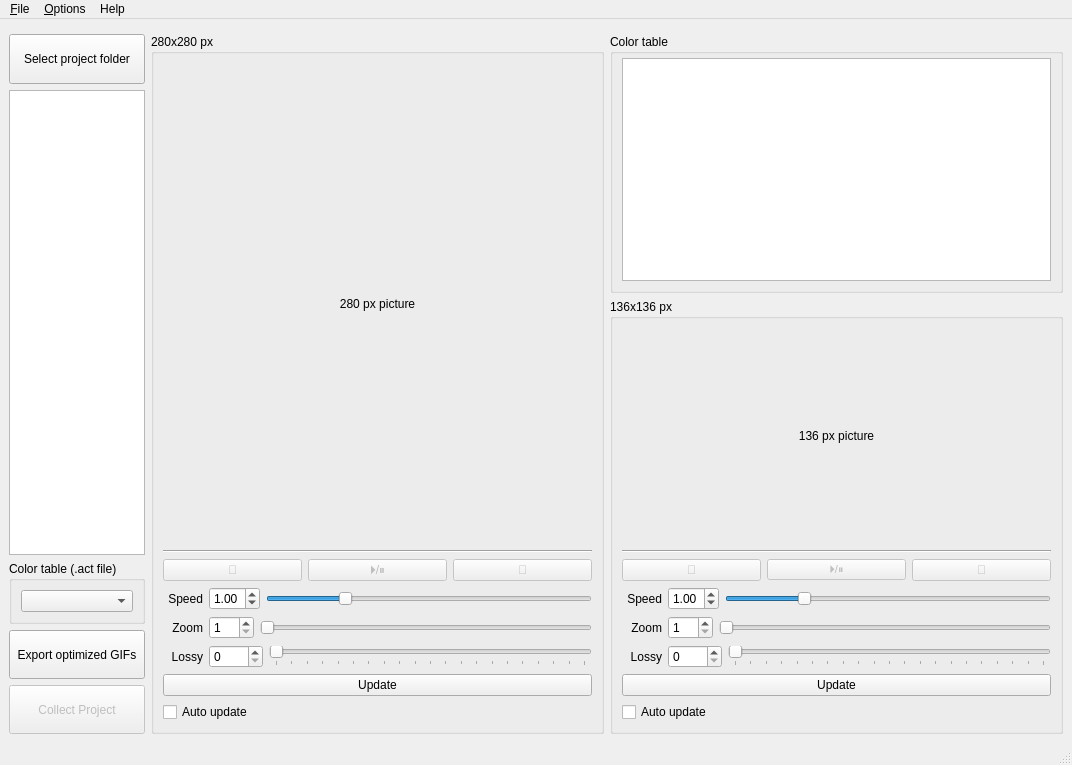
<?xml version="1.0" encoding="UTF-8"?>
<ui version="4.0">
 <class>MainWindow</class>
 <widget class="QMainWindow" name="MainWindow">
  <property name="geometry">
   <rect>
    <x>0</x>
    <y>0</y>
    <width>1072</width>
    <height>765</height>
   </rect>
  </property>
  <property name="windowTitle">
   <string>MainWindow</string>
  </property>
  <widget class="QWidget" name="centralwidget">
   <layout class="QVBoxLayout" name="verticalLayout_2">
    <property name="topMargin">
     <number>9</number>
    </property>
    <item>
     <widget class="Line" name="separator_topshelf"/>
    </item>
    <item>
     <layout class="QHBoxLayout" name="layout3in1">
      <item>
       <layout class="QVBoxLayout" name="layout_fileops">
        <property name="sizeConstraint">
         <enum>QLayout::SetNoConstraint</enum>
        </property>
        <item>
         <widget class="QPushButton" name="btn_input_folder">
          <property name="sizePolicy">
           <sizepolicy hsizetype="Preferred" vsizetype="Fixed">
            <horstretch>0</horstretch>
            <verstretch>0</verstretch>
           </sizepolicy>
          </property>
          <property name="minimumSize">
           <size>
            <width>0</width>
            <height>50</height>
           </size>
          </property>
          <property name="text">
           <string>Select project folder</string>
          </property>
         </widget>
        </item>
        <item>
         <widget class="QListView" name="list_videoslist">
          <property name="sizePolicy">
           <sizepolicy hsizetype="Ignored" vsizetype="Expanding">
            <horstretch>0</horstretch>
            <verstretch>0</verstretch>
           </sizepolicy>
          </property>
          <property name="selectionMode">
           <enum>QAbstractItemView::ExtendedSelection</enum>
          </property>
         </widget>
        </item>
        <item>
         <widget class="QGroupBox" name="groupb_colortable">
          <property name="sizePolicy">
           <sizepolicy hsizetype="Preferred" vsizetype="Preferred">
            <horstretch>0</horstretch>
            <verstretch>0</verstretch>
           </sizepolicy>
          </property>
          <property name="title">
           <string>Color table (.act file)</string>
          </property>
          <layout class="QVBoxLayout" name="verticalLayout_6">
           <item>
            <widget class="QComboBox" name="dropdown_colortable">
             <property name="sizePolicy">
              <sizepolicy hsizetype="Ignored" vsizetype="Fixed">
               <horstretch>0</horstretch>
               <verstretch>0</verstretch>
              </sizepolicy>
             </property>
            </widget>
           </item>
          </layout>
         </widget>
        </item>
        <item>
         <widget class="QPushButton" name="btn_export">
          <property name="sizePolicy">
           <sizepolicy hsizetype="Preferred" vsizetype="Fixed">
            <horstretch>0</horstretch>
            <verstretch>0</verstretch>
           </sizepolicy>
          </property>
          <property name="minimumSize">
           <size>
            <width>0</width>
            <height>49</height>
           </size>
          </property>
          <property name="text">
           <string>Export optimized GIFs</string>
          </property>
         </widget>
        </item>
        <item>
         <widget class="QPushButton" name="btn_collect">
          <property name="enabled">
           <bool>false</bool>
          </property>
          <property name="minimumSize">
           <size>
            <width>0</width>
            <height>49</height>
           </size>
          </property>
          <property name="text">
           <string>Collect Project</string>
          </property>
         </widget>
        </item>
       </layout>
      </item>
      <item>
       <layout class="QVBoxLayout" name="layout_280">
        <item>
         <widget class="QGroupBox" name="layout_gif280">
          <property name="sizePolicy">
           <sizepolicy hsizetype="Preferred" vsizetype="Expanding">
            <horstretch>0</horstretch>
            <verstretch>0</verstretch>
           </sizepolicy>
          </property>
          <property name="title">
           <string>280x280 px</string>
          </property>
          <layout class="QVBoxLayout" name="verticalLayout">
           <property name="spacing">
            <number>6</number>
           </property>
           <property name="bottomMargin">
            <number>9</number>
           </property>
           <item>
            <spacer name="verticalSpacer_2">
             <property name="orientation">
              <enum>Qt::Vertical</enum>
             </property>
             <property name="sizeHint" stdset="0">
              <size>
               <width>20</width>
               <height>40</height>
              </size>
             </property>
            </spacer>
           </item>
           <item>
            <layout class="QGridLayout" name="gridLayout">
             <item row="0" column="0">
              <widget class="QLabel" name="gifplayer280">
               <property name="sizePolicy">
                <sizepolicy hsizetype="Preferred" vsizetype="MinimumExpanding">
                 <horstretch>0</horstretch>
                 <verstretch>0</verstretch>
                </sizepolicy>
               </property>
               <property name="minimumSize">
                <size>
                 <width>280</width>
                 <height>280</height>
                </size>
               </property>
               <property name="text">
                <string>280 px picture</string>
               </property>
               <property name="alignment">
                <set>Qt::AlignCenter</set>
               </property>
              </widget>
             </item>
            </layout>
           </item>
           <item>
            <spacer name="verticalSpacer">
             <property name="orientation">
              <enum>Qt::Vertical</enum>
             </property>
             <property name="sizeHint" stdset="0">
              <size>
               <width>20</width>
               <height>40</height>
              </size>
             </property>
            </spacer>
           </item>
           <item>
            <widget class="Line" name="line">
             <property name="orientation">
              <enum>Qt::Horizontal</enum>
             </property>
            </widget>
           </item>
           <item>
            <layout class="QHBoxLayout" name="layout_playback280">
             <item>
              <widget class="QPushButton" name="btn_fb280">
               <property name="enabled">
                <bool>false</bool>
               </property>
               <property name="minimumSize">
                <size>
                 <width>30</width>
                 <height>0</height>
                </size>
               </property>
               <property name="font">
                <font>
                 <family>Segoe UI Symbol</family>
                </font>
               </property>
               <property name="text">
                <string></string>
               </property>
              </widget>
             </item>
             <item>
              <widget class="QPushButton" name="btn_playpause280">
               <property name="enabled">
                <bool>false</bool>
               </property>
               <property name="minimumSize">
                <size>
                 <width>30</width>
                 <height>0</height>
                </size>
               </property>
               <property name="font">
                <font>
                 <family>Segoe UI Symbol</family>
                </font>
               </property>
               <property name="text">
                <string>⏵/⏸</string>
               </property>
               <property name="checkable">
                <bool>true</bool>
               </property>
              </widget>
             </item>
             <item>
              <widget class="QPushButton" name="btn_ff280">
               <property name="enabled">
                <bool>false</bool>
               </property>
               <property name="minimumSize">
                <size>
                 <width>30</width>
                 <height>0</height>
                </size>
               </property>
               <property name="font">
                <font>
                 <family>Segoe UI Symbol</family>
                </font>
               </property>
               <property name="text">
                <string></string>
               </property>
              </widget>
             </item>
            </layout>
           </item>
           <item>
            <layout class="QHBoxLayout" name="layout_speed280">
             <property name="topMargin">
              <number>0</number>
             </property>
             <item>
              <widget class="QLabel" name="lbl_speed280">
               <property name="minimumSize">
                <size>
                 <width>40</width>
                 <height>0</height>
                </size>
               </property>
               <property name="layoutDirection">
                <enum>Qt::LeftToRight</enum>
               </property>
               <property name="autoFillBackground">
                <bool>false</bool>
               </property>
               <property name="text">
                <string>Speed</string>
               </property>
               <property name="alignment">
                <set>Qt::AlignRight|Qt::AlignTrailing|Qt::AlignVCenter</set>
               </property>
              </widget>
             </item>
             <item>
              <widget class="QDoubleSpinBox" name="spin_speed280">
               <property name="wrapping">
                <bool>false</bool>
               </property>
               <property name="frame">
                <bool>true</bool>
               </property>
               <property name="buttonSymbols">
                <enum>QAbstractSpinBox::UpDownArrows</enum>
               </property>
               <property name="minimum">
                <double>0.100000000000000</double>
               </property>
               <property name="maximum">
                <double>4.000000000000000</double>
               </property>
               <property name="singleStep">
                <double>0.010000000000000</double>
               </property>
               <property name="value">
                <double>1.000000000000000</double>
               </property>
              </widget>
             </item>
             <item>
              <widget class="QSlider" name="slider_speed280">
               <property name="minimum">
                <number>10</number>
               </property>
               <property name="maximum">
                <number>400</number>
               </property>
               <property name="singleStep">
                <number>1</number>
               </property>
               <property name="value">
                <number>100</number>
               </property>
               <property name="orientation">
                <enum>Qt::Horizontal</enum>
               </property>
               <property name="invertedAppearance">
                <bool>false</bool>
               </property>
               <property name="tickPosition">
                <enum>QSlider::NoTicks</enum>
               </property>
              </widget>
             </item>
            </layout>
           </item>
           <item>
            <layout class="QHBoxLayout" name="layout_scale280">
             <item>
              <widget class="QLabel" name="lbl_scale280">
               <property name="minimumSize">
                <size>
                 <width>40</width>
                 <height>0</height>
                </size>
               </property>
               <property name="layoutDirection">
                <enum>Qt::LeftToRight</enum>
               </property>
               <property name="autoFillBackground">
                <bool>false</bool>
               </property>
               <property name="text">
                <string>Zoom</string>
               </property>
               <property name="alignment">
                <set>Qt::AlignRight|Qt::AlignTrailing|Qt::AlignVCenter</set>
               </property>
              </widget>
             </item>
             <item>
              <widget class="QSpinBox" name="spin_scale280">
               <property name="minimumSize">
                <size>
                 <width>45</width>
                 <height>0</height>
                </size>
               </property>
               <property name="minimum">
                <number>1</number>
               </property>
               <property name="maximum">
                <number>7</number>
               </property>
              </widget>
             </item>
             <item>
              <widget class="QSlider" name="slider_scale280">
               <property name="minimum">
                <number>1</number>
               </property>
               <property name="maximum">
                <number>7</number>
               </property>
               <property name="orientation">
                <enum>Qt::Horizontal</enum>
               </property>
              </widget>
             </item>
            </layout>
           </item>
           <item>
            <layout class="QHBoxLayout" name="layout_quality280">
             <item alignment="Qt::AlignRight">
              <widget class="QLabel" name="lbl_quality280">
               <property name="minimumSize">
                <size>
                 <width>40</width>
                 <height>0</height>
                </size>
               </property>
               <property name="frameShape">
                <enum>QFrame::NoFrame</enum>
               </property>
               <property name="frameShadow">
                <enum>QFrame::Plain</enum>
               </property>
               <property name="text">
                <string>Lossy</string>
               </property>
               <property name="alignment">
                <set>Qt::AlignRight|Qt::AlignTrailing|Qt::AlignVCenter</set>
               </property>
              </widget>
             </item>
             <item>
              <widget class="QSpinBox" name="spin_quality280">
               <property name="maximum">
                <number>1024</number>
               </property>
              </widget>
             </item>
             <item>
              <widget class="QSlider" name="slider_quality280">
               <property name="maximum">
                <number>400</number>
               </property>
               <property name="pageStep">
                <number>20</number>
               </property>
               <property name="orientation">
                <enum>Qt::Horizontal</enum>
               </property>
               <property name="tickPosition">
                <enum>QSlider::TicksBelow</enum>
               </property>
               <property name="tickInterval">
                <number>20</number>
               </property>
              </widget>
             </item>
            </layout>
           </item>
           <item>
            <layout class="QVBoxLayout" name="layout_preview280">
             <item>
              <widget class="QPushButton" name="btn_update280">
               <property name="sizePolicy">
                <sizepolicy hsizetype="MinimumExpanding" vsizetype="Fixed">
                 <horstretch>0</horstretch>
                 <verstretch>0</verstretch>
                </sizepolicy>
               </property>
               <property name="text">
                <string>Update</string>
               </property>
              </widget>
             </item>
             <item>
              <layout class="QHBoxLayout" name="horizontalLayout_3">
               <item>
                <widget class="QCheckBox" name="check_livepreview280">
                 <property name="sizePolicy">
                  <sizepolicy hsizetype="Minimum" vsizetype="Minimum">
                   <horstretch>0</horstretch>
                   <verstretch>0</verstretch>
                  </sizepolicy>
                 </property>
                 <property name="text">
                  <string>Auto update</string>
                 </property>
                </widget>
               </item>
              </layout>
             </item>
            </layout>
           </item>
          </layout>
         </widget>
        </item>
       </layout>
      </item>
      <item>
       <layout class="QVBoxLayout" name="layout_136">
        <item>
         <widget class="QGroupBox" name="layout_colortable">
          <property name="title">
           <string>Color table</string>
          </property>
          <layout class="QHBoxLayout" name="horizontalLayout">
           <property name="topMargin">
            <number>4</number>
           </property>
           <item>
            <widget class="QPlainTextEdit" name="plaintext_act_readout">
             <property name="lineWrapMode">
              <enum>QPlainTextEdit::NoWrap</enum>
             </property>
            </widget>
           </item>
          </layout>
         </widget>
        </item>
        <item>
         <widget class="QGroupBox" name="layout_gif136">
          <property name="sizePolicy">
           <sizepolicy hsizetype="Preferred" vsizetype="Expanding">
            <horstretch>0</horstretch>
            <verstretch>0</verstretch>
           </sizepolicy>
          </property>
          <property name="title">
           <string>136x136 px</string>
          </property>
          <layout class="QVBoxLayout" name="verticalLayout_3">
           <item>
            <spacer name="verticalSpacer_3">
             <property name="orientation">
              <enum>Qt::Vertical</enum>
             </property>
             <property name="sizeHint" stdset="0">
              <size>
               <width>20</width>
               <height>40</height>
              </size>
             </property>
            </spacer>
           </item>
           <item>
            <layout class="QGridLayout" name="gridLayout_3">
             <item row="0" column="0">
              <widget class="QLabel" name="gifplayer136">
               <property name="sizePolicy">
                <sizepolicy hsizetype="Preferred" vsizetype="Preferred">
                 <horstretch>0</horstretch>
                 <verstretch>0</verstretch>
                </sizepolicy>
               </property>
               <property name="minimumSize">
                <size>
                 <width>136</width>
                 <height>136</height>
                </size>
               </property>
               <property name="text">
                <string>136 px picture</string>
               </property>
               <property name="alignment">
                <set>Qt::AlignCenter</set>
               </property>
              </widget>
             </item>
            </layout>
           </item>
           <item>
            <spacer name="verticalSpacer_4">
             <property name="orientation">
              <enum>Qt::Vertical</enum>
             </property>
             <property name="sizeHint" stdset="0">
              <size>
               <width>20</width>
               <height>40</height>
              </size>
             </property>
            </spacer>
           </item>
           <item>
            <widget class="Line" name="line_2">
             <property name="orientation">
              <enum>Qt::Horizontal</enum>
             </property>
            </widget>
           </item>
           <item>
            <layout class="QHBoxLayout" name="layout_playback136">
             <item>
              <widget class="QPushButton" name="btn_fb136">
               <property name="enabled">
                <bool>false</bool>
               </property>
               <property name="minimumSize">
                <size>
                 <width>30</width>
                 <height>0</height>
                </size>
               </property>
               <property name="font">
                <font>
                 <family>Segoe UI Symbol</family>
                </font>
               </property>
               <property name="text">
                <string></string>
               </property>
              </widget>
             </item>
             <item>
              <widget class="QPushButton" name="btn_playpause136">
               <property name="enabled">
                <bool>false</bool>
               </property>
               <property name="minimumSize">
                <size>
                 <width>30</width>
                 <height>0</height>
                </size>
               </property>
               <property name="font">
                <font>
                 <family>Segoe UI Symbol</family>
                 <pointsize>8</pointsize>
                 <italic>false</italic>
                 <underline>false</underline>
                 <kerning>true</kerning>
                </font>
               </property>
               <property name="text">
                <string>⏵/⏸</string>
               </property>
               <property name="checkable">
                <bool>true</bool>
               </property>
               <property name="flat">
                <bool>false</bool>
               </property>
              </widget>
             </item>
             <item>
              <widget class="QPushButton" name="btn_ff136">
               <property name="enabled">
                <bool>false</bool>
               </property>
               <property name="minimumSize">
                <size>
                 <width>30</width>
                 <height>0</height>
                </size>
               </property>
               <property name="font">
                <font>
                 <family>Segoe UI Symbol</family>
                </font>
               </property>
               <property name="text">
                <string></string>
               </property>
              </widget>
             </item>
            </layout>
           </item>
           <item>
            <layout class="QHBoxLayout" name="layout_speed136">
             <property name="topMargin">
              <number>0</number>
             </property>
             <item>
              <widget class="QLabel" name="lbl_speed136">
               <property name="minimumSize">
                <size>
                 <width>40</width>
                 <height>0</height>
                </size>
               </property>
               <property name="text">
                <string>Speed</string>
               </property>
               <property name="alignment">
                <set>Qt::AlignRight|Qt::AlignTrailing|Qt::AlignVCenter</set>
               </property>
              </widget>
             </item>
             <item>
              <widget class="QDoubleSpinBox" name="spin_speed136">
               <property name="minimum">
                <double>0.100000000000000</double>
               </property>
               <property name="maximum">
                <double>4.000000000000000</double>
               </property>
               <property name="singleStep">
                <double>0.010000000000000</double>
               </property>
               <property name="value">
                <double>1.000000000000000</double>
               </property>
              </widget>
             </item>
             <item>
              <widget class="QSlider" name="slider_speed136">
               <property name="enabled">
                <bool>true</bool>
               </property>
               <property name="minimum">
                <number>10</number>
               </property>
               <property name="maximum">
                <number>400</number>
               </property>
               <property name="value">
                <number>100</number>
               </property>
               <property name="orientation">
                <enum>Qt::Horizontal</enum>
               </property>
              </widget>
             </item>
            </layout>
           </item>
           <item>
            <layout class="QHBoxLayout" name="layout_scale136">
             <item>
              <widget class="QLabel" name="lbl_scale136">
               <property name="minimumSize">
                <size>
                 <width>40</width>
                 <height>0</height>
                </size>
               </property>
               <property name="text">
                <string>Zoom</string>
               </property>
               <property name="alignment">
                <set>Qt::AlignRight|Qt::AlignTrailing|Qt::AlignVCenter</set>
               </property>
              </widget>
             </item>
             <item>
              <widget class="QSpinBox" name="spin_scale136">
               <property name="minimumSize">
                <size>
                 <width>45</width>
                 <height>0</height>
                </size>
               </property>
               <property name="minimum">
                <number>1</number>
               </property>
               <property name="maximum">
                <number>7</number>
               </property>
              </widget>
             </item>
             <item>
              <widget class="QSlider" name="slider_scale136">
               <property name="minimum">
                <number>1</number>
               </property>
               <property name="maximum">
                <number>7</number>
               </property>
               <property name="value">
                <number>1</number>
               </property>
               <property name="orientation">
                <enum>Qt::Horizontal</enum>
               </property>
              </widget>
             </item>
            </layout>
           </item>
           <item>
            <layout class="QHBoxLayout" name="layout_quality136">
             <item alignment="Qt::AlignRight">
              <widget class="QLabel" name="lbl_quality136">
               <property name="minimumSize">
                <size>
                 <width>40</width>
                 <height>0</height>
                </size>
               </property>
               <property name="text">
                <string>Lossy</string>
               </property>
               <property name="alignment">
                <set>Qt::AlignRight|Qt::AlignTrailing|Qt::AlignVCenter</set>
               </property>
              </widget>
             </item>
             <item>
              <widget class="QSpinBox" name="spin_quality136">
               <property name="maximum">
                <number>1024</number>
               </property>
              </widget>
             </item>
             <item>
              <widget class="QSlider" name="slider_quality136">
               <property name="maximum">
                <number>400</number>
               </property>
               <property name="pageStep">
                <number>20</number>
               </property>
               <property name="orientation">
                <enum>Qt::Horizontal</enum>
               </property>
               <property name="tickPosition">
                <enum>QSlider::TicksBelow</enum>
               </property>
               <property name="tickInterval">
                <number>20</number>
               </property>
              </widget>
             </item>
            </layout>
           </item>
           <item>
            <layout class="QVBoxLayout" name="layout_preview136">
             <item>
              <widget class="QPushButton" name="btn_update136">
               <property name="sizePolicy">
                <sizepolicy hsizetype="MinimumExpanding" vsizetype="Fixed">
                 <horstretch>0</horstretch>
                 <verstretch>0</verstretch>
                </sizepolicy>
               </property>
               <property name="text">
                <string>Update</string>
               </property>
              </widget>
             </item>
             <item>
              <layout class="QHBoxLayout" name="horizontalLayout_2">
               <item>
                <widget class="QCheckBox" name="check_livepreview136">
                 <property name="sizePolicy">
                  <sizepolicy hsizetype="Minimum" vsizetype="Minimum">
                   <horstretch>0</horstretch>
                   <verstretch>0</verstretch>
                  </sizepolicy>
                 </property>
                 <property name="text">
                  <string>Auto update</string>
                 </property>
                </widget>
               </item>
              </layout>
             </item>
            </layout>
           </item>
          </layout>
         </widget>
        </item>
       </layout>
      </item>
     </layout>
    </item>
   </layout>
  </widget>
  <widget class="QMenuBar" name="menubar">
   <property name="geometry">
    <rect>
     <x>0</x>
     <y>0</y>
     <width>1072</width>
     <height>21</height>
    </rect>
   </property>
   <widget class="QMenu" name="menuFile">
    <property name="title">
     <string>&amp;File</string>
    </property>
    <addaction name="actionChooseFolder"/>
    <addaction name="separator"/>
    <addaction name="actionExit"/>
   </widget>
   <widget class="QMenu" name="menuHelp">
    <property name="title">
     <string>Help</string>
    </property>
    <addaction name="actionAbout"/>
   </widget>
   <widget class="QMenu" name="menuOptions">
    <property name="title">
     <string>&amp;Options</string>
    </property>
    <addaction name="actionConfig"/>
    <addaction name="actionDelete_temp_files"/>
    <addaction name="actionShow_console"/>
   </widget>
   <addaction name="menuFile"/>
   <addaction name="menuOptions"/>
   <addaction name="menuHelp"/>
  </widget>
  <widget class="QStatusBar" name="statusbar">
   <property name="enabled">
    <bool>true</bool>
   </property>
   <property name="sizePolicy">
    <sizepolicy hsizetype="Preferred" vsizetype="Maximum">
     <horstretch>0</horstretch>
     <verstretch>0</verstretch>
    </sizepolicy>
   </property>
  </widget>
  <action name="actionChooseFolder">
   <property name="text">
    <string>Choo&amp;se project folder</string>
   </property>
  </action>
  <action name="actionSave">
   <property name="text">
    <string>&amp;Save</string>
   </property>
  </action>
  <action name="actionExit">
   <property name="text">
    <string>E&amp;xit</string>
   </property>
  </action>
  <action name="actionAbout">
   <property name="text">
    <string>About</string>
   </property>
  </action>
  <action name="actionConfig">
   <property name="text">
    <string>C&amp;onfig</string>
   </property>
  </action>
  <action name="actionDelete_temp_files">
   <property name="text">
    <string>&amp;Clean temp files</string>
   </property>
  </action>
  <action name="actionShow_console">
   <property name="text">
    <string>Show &amp;console</string>
   </property>
  </action>
 </widget>
 <resources/>
 <connections>
  <connection>
   <sender>spin_quality136</sender>
   <signal>valueChanged(int)</signal>
   <receiver>slider_quality136</receiver>
   <slot>setValue(int)</slot>
   <hints>
    <hint type="sourcelabel">
     <x>795</x>
     <y>643</y>
    </hint>
    <hint type="destinationlabel">
     <x>847</x>
     <y>640</y>
    </hint>
   </hints>
  </connection>
  <connection>
   <sender>spin_scale136</sender>
   <signal>valueChanged(int)</signal>
   <receiver>slider_scale136</receiver>
   <slot>setValue(int)</slot>
   <hints>
    <hint type="sourcelabel">
     <x>795</x>
     <y>611</y>
    </hint>
    <hint type="destinationlabel">
     <x>845</x>
     <y>610</y>
    </hint>
   </hints>
  </connection>
  <connection>
   <sender>slider_scale136</sender>
   <signal>valueChanged(int)</signal>
   <receiver>spin_scale136</receiver>
   <slot>setValue(int)</slot>
   <hints>
    <hint type="sourcelabel">
     <x>845</x>
     <y>610</y>
    </hint>
    <hint type="destinationlabel">
     <x>795</x>
     <y>611</y>
    </hint>
   </hints>
  </connection>
  <connection>
   <sender>slider_quality136</sender>
   <signal>valueChanged(int)</signal>
   <receiver>spin_quality136</receiver>
   <slot>setValue(int)</slot>
   <hints>
    <hint type="sourcelabel">
     <x>847</x>
     <y>640</y>
    </hint>
    <hint type="destinationlabel">
     <x>795</x>
     <y>643</y>
    </hint>
   </hints>
  </connection>
  <connection>
   <sender>spin_scale280</sender>
   <signal>valueChanged(int)</signal>
   <receiver>slider_scale280</receiver>
   <slot>setValue(int)</slot>
   <hints>
    <hint type="sourcelabel">
     <x>433</x>
     <y>611</y>
    </hint>
    <hint type="destinationlabel">
     <x>494</x>
     <y>610</y>
    </hint>
   </hints>
  </connection>
  <connection>
   <sender>spin_quality280</sender>
   <signal>valueChanged(int)</signal>
   <receiver>slider_quality280</receiver>
   <slot>setValue(int)</slot>
   <hints>
    <hint type="sourcelabel">
     <x>433</x>
     <y>643</y>
    </hint>
    <hint type="destinationlabel">
     <x>494</x>
     <y>640</y>
    </hint>
   </hints>
  </connection>
  <connection>
   <sender>slider_scale280</sender>
   <signal>valueChanged(int)</signal>
   <receiver>spin_scale280</receiver>
   <slot>setValue(int)</slot>
   <hints>
    <hint type="sourcelabel">
     <x>494</x>
     <y>610</y>
    </hint>
    <hint type="destinationlabel">
     <x>433</x>
     <y>611</y>
    </hint>
   </hints>
  </connection>
  <connection>
   <sender>slider_quality280</sender>
   <signal>valueChanged(int)</signal>
   <receiver>spin_quality280</receiver>
   <slot>setValue(int)</slot>
   <hints>
    <hint type="sourcelabel">
     <x>584</x>
     <y>653</y>
    </hint>
    <hint type="destinationlabel">
     <x>443</x>
     <y>652</y>
    </hint>
   </hints>
  </connection>
 </connections>
</ui>
